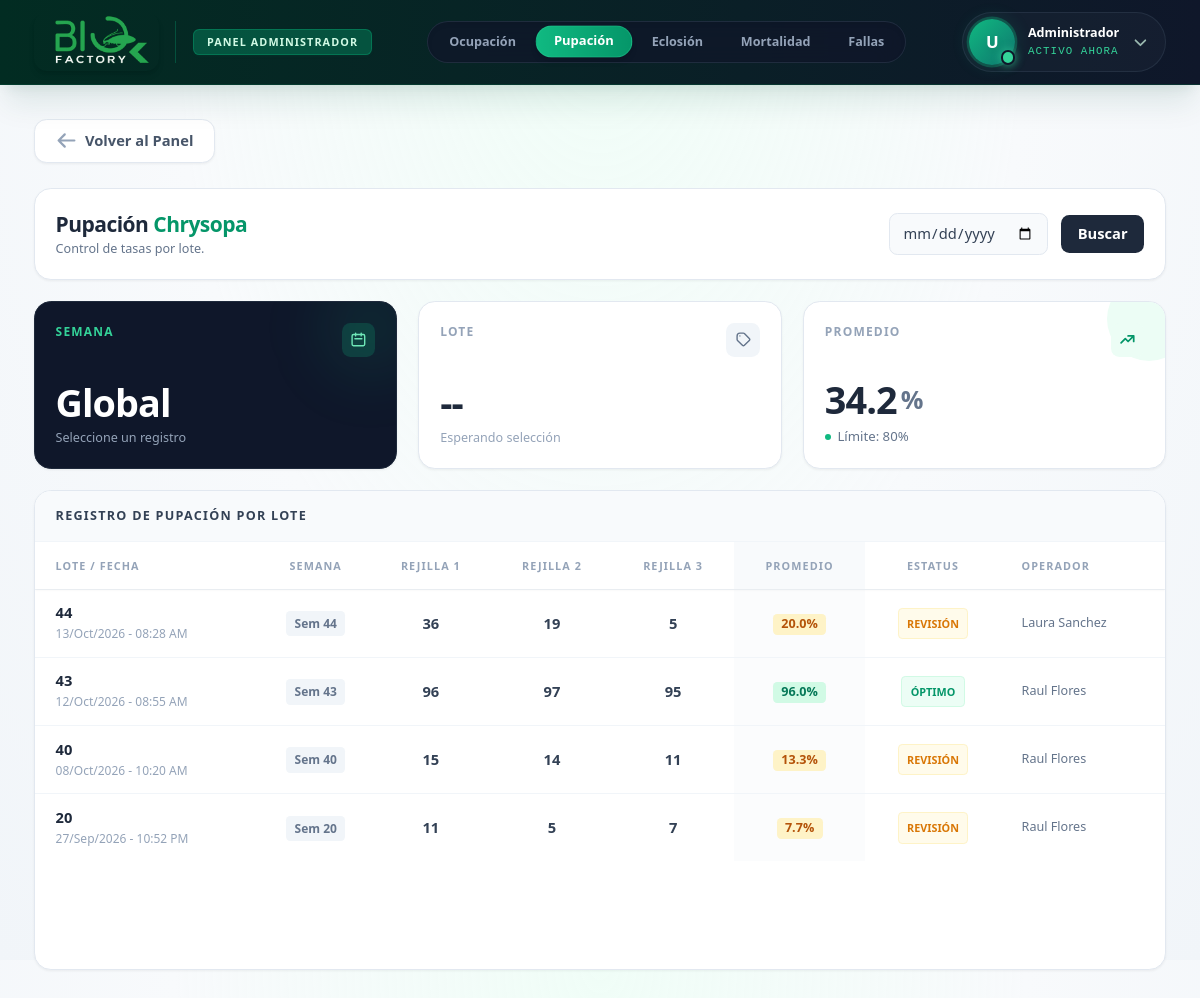
The page /admin/pupacion on the database its author committed.
### tables this page shows
CREATE TABLE PROD_DETALLE_CHRYSOPA (
    id_detallechr INTEGER PRIMARY KEY AUTOINCREMENT,
    id_lote INTEGER,
    semana INTEGER,
    id_operador INTEGER,
    fecha_registro DATETIME
);

CREATE TABLE USUARIOS (
    id_usuario INTEGER PRIMARY KEY AUTOINCREMENT,
    id_area INTEGER,
    nombre_usuario VARCHAR(150) NOT NULL,
    puesto VARCHAR(100),
    nip_firma VARCHAR(50)
, estatus TEXT DEFAULT 'Activo');

### routes/admin.py (the view)
@admin_bp.route('/pupacion')
def pupacion():
    try:
        conn = get_db_connection()
        cursor = conn.cursor()
        cursor.execute("""
            SELECT P.id_detallechr, P.id_lote, P.semana, P.fecha_registro, U.nombre_usuario
            FROM PROD_DETALLE_CHRYSOPA P
            JOIN USUARIOS U ON P.id_operador = U.id_usuario
            WHERE P.id_detallechr IN (SELECT DISTINCT id_detallechr FROM PUPACION)
            ORDER BY P.id_detallechr DESC
        """)
        lotes = cursor.fetchall()
        historial = []
        suma_promedios = 0
        for lote in lotes:
            cursor.execute("SELECT numero_orificio, cantidad FROM PUPACION WHERE id_detallechr = ?", (lote['id_detallechr'],))
            orificios = cursor.fetchall()
            r1 = sum(1 for o in orificios if 1 <= o['numero_orificio'] <= 100 and o['cantidad'] > 0)
            r2 = sum(1 for o in orificios if 101 <= o['numero_orificio'] <= 200 and o['cantidad'] > 0)
            r3 = sum(1 for o in orificios if 201 <= o['numero_orificio'] <= 300 and o['cantidad'] > 0)
            promedio = round((r1 + r2 + r3) / 3, 1)
            suma_promedios += promedio
            try:
                fecha_obj = datetime.strptime(lote['fecha_registro'], '%Y-%m-%d %H:%M:%S')
                fecha_str = fecha_obj.strftime('%d/%b/%Y - %I:%M %p')
                fecha_iso = fecha_obj.strftime('%Y-%m-%d')
            except:
                fecha_str = fecha_iso = lote['fecha_registro']
            estatus = "Óptimo" if promedio >= 80.0 else "Requiere Revisión"
            historial.append({
                'lote': lote['id_lote'], 'semana': lote['semana'],
                'fecha_str': fecha_str, 'fecha_iso': fecha_iso, 'operador': lote['nombre_usuario'],
                'r1': r1, 'r2': r2, 'r3': r3, 'promedio': promedio, 'estatus': estatus
            })
        promedio_global = round(suma_promedios / len(historial), 1) if historial else 0.0
        conn.close()
    except Exception as e:
        print("Error en admin pupación:", e)
        historial = []; promedio_global = 0.0
    return render_template('admin/chrysopa/pupacion.html', historial=historial, promedio_global=promedio_global)

### routes/admin.py (called while the page is built)
def get_db_connection():
    conn = sqlite3.connect('Bd_SIO-AGRO.db', isolation_level=None)
    conn.row_factory = sqlite3.Row
    return conn

### templates/admin/chrysopa/pupacion.html (shortened to what this page needs)
{% extends "admin/base_admin.html" %}
{% block navbar_menu %}
<div class="w-full max-w-full overflow-x-auto hide-scroll flex justify-start sm:justify-center px-3 py-1">
    <div class="inline-flex items-center gap-1 p-1 bg-slate-900/80 rounded-full border border-slate-700/50 backdrop-blur-md shadow-inner flex-nowrap min-w-max">
        <a href="{{ url_for('admin.ocupacion') }}"
           class="px-4 py-1.5 rounded-full text-xs font-bold text-slate-400 hover:text-white hover:bg-slate-800/80 transition-all whitespace-nowrap">
            Ocupación
        </a>
        <a href="{{ url_for('admin.pupacion') }}"
           class="px-4 py-1.5 rounded-full text-xs font-black text-white bg-gradient-to-r from-emerald-500 to-emerald-600 shadow-md border border-emerald-400/30 scale-[1.03] transition-all cursor-default whitespace-nowrap">
            Pupación
        </a>
        <a href="{{ url_for('admin.eclosion') }}"
           class="px-4 py-1.5 rounded-full text-xs font-bold text-slate-400 hover:text-white hover:bg-slate-800/80 transition-all whitespace-nowrap">
            Eclosión
        </a>
        <a href="{{ url_for('admin.mortalidad') }}"
           class="px-4 py-1.5 rounded-full text-xs font-bold text-slate-400 hover:text-white hover:bg-slate-800/80 transition-all whitespace-nowrap">
            Mortalidad
        </a>
        <a href="{{ url_for('admin.fallas') }}"
           class="px-4 py-1.5 rounded-full text-xs font-bold text-slate-400 hover:text-white hover:bg-slate-800/80 transition-all whitespace-nowrap">
            Fallas
        </a>
    </div>
</div>
{% endblock %}
{% block content %}
    <div class="w-full max-w-6xl mx-auto flex flex-col gap-5 pb-16 mb-8">
        <div class="flex flex-col md:flex-row justify-between items-start md:items-center bg-white p-5 rounded-2xl shadow-sm border border-slate-200 gap-4">
            <div>
                <h1 class="text-xl font-black text-slate-800 tracking-tight">Pupación <span class="text-emerald-600">Chrysopa</span></h1>
                <p class="text-xs text-slate-500 font-medium mt-0.5">Control de tasas por lote.</p>
            </div>
            <div class="flex items-center gap-3 w-full md:w-auto">
                <input type="date" id="dateSearch" class="border border-slate-200 rounded-lg px-3 py-2 text-sm text-slate-700 focus:ring-2 focus:ring-emerald-500 bg-slate-50">
                <button id="btnSearch" class="bg-slate-800 text-white px-4 py-2 rounded-lg text-sm font-bold hover:bg-slate-900 transition-all">Buscar</button>
            </div>
        </div>
        <div class="grid grid-cols-1 md:grid-cols-3 gap-5">
            <div class="bg-slate-900 p-5 rounded-2xl shadow-sm border border-slate-800 relative overflow-hidden flex flex-col justify-between min-h-[140px]">
                <div class="absolute -right-6 -top-6 w-24 h-24 bg-emerald-500/10 rounded-full blur-xl pointer-events-none"></div>
                <div class="relative z-10 flex justify-between items-start">
                    <h3 class="text-emerald-400 text-[10px] font-bold uppercase tracking-widest">Semana</h3>
                    <div class="w-8 h-8 rounded-lg bg-emerald-500/20 text-emerald-300 flex items-center justify-center">
                        <svg class="w-4 h-4" fill="none" stroke="currentColor" viewBox="0 0 24 24"><path stroke-linecap="round" stroke-linejoin="round" stroke-width="2" d="M8 7V3m8 4V3m-9 8h10M5 21h14a2 2 0 002-2V7a2 2 0 00-2-2H5a2 2 0 00-2 2v12a2 2 0 002 2z"></path></svg>
                    </div>
                </div>
                <div class="relative z-10 mt-auto pt-2">
                    <p id="valSemana" class="text-4xl font-black text-white tracking-tight leading-none">Global</p>
                    <span id="subSemana" class="text-xs text-slate-400 font-medium mt-2 block">Seleccione un registro</span>
                </div>
            </div>
            <div class="bg-white p-5 rounded-2xl shadow-sm border border-slate-200 relative overflow-hidden flex flex-col justify-between min-h-[140px]">
                <div class="relative z-10 flex justify-between items-start">
                    <h3 class="text-slate-400 text-[10px] font-bold uppercase tracking-widest">Lote</h3>
                    <div class="w-8 h-8 rounded-lg bg-slate-100 text-slate-500 flex items-center justify-center">
                        <svg class="w-4 h-4" fill="none" stroke="currentColor" viewBox="0 0 24 24"><path stroke-linecap="round" stroke-linejoin="round" stroke-width="2" d="M7 7h.01M7 3h5c.512 0 1.024.195 1.414.586l7 7a2 2 0 010 2.828l-7 7a2 2 0 01-2.828 0l-7-7A1.994 1.994 0 013 12V7a4 4 0 014-4z"></path></svg>
                    </div>
                </div>
                <div class="relative z-10 mt-auto pt-2">
                    <p id="valLote" class="text-4xl font-black text-slate-800 tracking-tight leading-none">--</p>
                    <span id="subLote" class="text-xs text-slate-400 font-medium mt-2 block">Esperando selección</span>
                </div>
            </div>
            <div class="bg-white p-5 rounded-2xl shadow-sm border border-slate-200 relative overflow-hidden flex flex-col justify-between min-h-[140px]">
                <div class="relative z-10 flex justify-between items-start">
                    <h3 class="text-slate-400 text-[10px] font-bold uppercase tracking-widest">Promedio</h3>
                    <div id="iconBoxPromedio" class="w-8 h-8 rounded-lg bg-emerald-50 text-emerald-600 flex items-center justify-center transition-colors duration-500">
                        <svg class="w-4 h-4" fill="none" stroke="currentColor" viewBox="0 0 24 24"><path stroke-linecap="round" stroke-linejoin="round" stroke-width="2.5" d="M13 7h8m0 0v8m0-8l-8 8-4-4-6 6"></path></svg>
                    </div>
                </div>
                <div class="relative z-10 mt-auto pt-2">
                    <div class="flex items-end gap-1">
                        <p id="valPromedio" class="text-4xl font-black text-slate-800 tracking-tight leading-none transition-colors duration-500" data-global="{{ promedio_global }}">{{ promedio_global }}</p>
                        <span id="symbolPromedio" class="text-2xl font-bold text-slate-500 mb-0.5 transition-colors duration-500">%</span>
                    </div>
                    <div class="flex items-center gap-1.5 mt-2">
                        <div id="dotPromedio" class="w-1.5 h-1.5 rounded-full bg-emerald-500 transition-colors duration-500"></div>
                        <span id="subPromedio" class="text-[11px] text-slate-500 font-medium transition-colors">Límite: 80%</span>
                    </div>
                </div>
            </div>
        </div>
        <div class="bg-white rounded-2xl shadow-sm border border-slate-200 overflow-hidden flex flex-col flex-1 min-h-[400px]">
            <div class="bg-slate-50 border-b border-slate-100 px-5 py-4">
                <h2 class="text-xs font-bold text-slate-700 uppercase tracking-widest">Registro de Pupación por Lote</h2>
            </div>
            <div class="overflow-x-auto overflow-y-auto max-h-[55vh]" id="scrollTable">
                <table class="min-w-full divide-y divide-slate-100 text-sm">
                    <thead class="bg-white text-slate-400 sticky top-0 z-10 shadow-sm">
                        <tr>
                            <th class="px-5 py-3 text-left font-black uppercase tracking-widest text-[9px]">Lote / Fecha</th>
                            <th class="px-3 py-3 text-center font-black uppercase tracking-widest text-[9px]">Semana</th>
                            <th class="px-4 py-3 text-center font-black uppercase tracking-widest text-[9px]">Rejilla 1</th>
                            <th class="px-4 py-3 text-center font-black uppercase tracking-widest text-[9px]">Rejilla 2</th>
                            <th class="px-4 py-3 text-center font-black uppercase tracking-widest text-[9px]">Rejilla 3</th>
                            <th class="px-4 py-3 text-center font-black uppercase tracking-widest text-[9px] bg-slate-50">Promedio</th>
                            <th class="px-4 py-3 text-center font-black uppercase tracking-widest text-[9px]">Estatus</th>
                            <th class="px-5 py-3 text-left font-black uppercase tracking-widest text-[9px]">Operador</th>
                        </tr>
                    </thead>
                    <tbody class="divide-y divide-slate-100 bg-white" id="lotesTableBody">
                        {% for reg in historial %}
                        <tr class="data-row hover:bg-slate-50 cursor-pointer transition-colors" data-lote="{{ reg.lote }}" data-semana="{{ reg.semana }}" data-fecha="{{ reg.fecha_iso }}" data-promedio="{{ reg.promedio }}" data-estado="{{ reg.estatus }}">
                            <td class="px-5 py-3 whitespace-nowrap">
                                <div class="font-bold text-slate-800 text-sm">{{ reg.lote }}</div>
                                <div class="text-[10px] text-slate-400 font-medium">{{ reg.fecha_str }}</div>
                            </td>
                            <td class="px-3 py-3 whitespace-nowrap text-center">
                                <span class="text-[10px] font-bold text-slate-500 bg-slate-100 px-2 py-1 rounded">Sem {{ reg.semana }}</span>
                            </td>
                            <td class="px-4 py-3 whitespace-nowrap text-center">
                                <div class="text-slate-700 font-bold text-sm">{{ reg.r1 }}</div>
                            </td>
                            <td class="px-4 py-3 whitespace-nowrap text-center">
                                <div class="text-slate-700 font-bold text-sm">{{ reg.r2 }}</div>
                            </td>
                            <td class="px-4 py-3 whitespace-nowrap text-center">
                                <div class="text-slate-700 font-bold text-sm">{{ reg.r3 }}</div>
                            </td>
                            <td class="px-4 py-3 whitespace-nowrap text-center bg-slate-50/50">
                                <span class="inline-flex items-center px-2 py-0.5 rounded text-xs font-black {% if reg.promedio >= 80.0 %}text-emerald-700 bg-emerald-100{% else %}text-amber-700 bg-amber-100{% endif %}">{{ reg.promedio }}%</span>
                            </td>
                            <td class="px-4 py-3 whitespace-nowrap text-center">
                                {% if reg.promedio >= 80.0 %}
                                    <span class="inline-flex items-center px-2 py-1 rounded text-[9px] font-extrabold bg-emerald-50 text-emerald-600 border border-emerald-100">ÓPTIMO</span>
                                {% else %}
                                    <span class="inline-flex items-center px-2 py-1 rounded text-[9px] font-extrabold bg-amber-50 text-amber-600 border border-amber-100">REVISIÓN</span>
                                {% endif %}
                            </td>
                            <td class="px-5 py-3 whitespace-nowrap text-slate-500 text-xs font-medium">{{ reg.operador }}</td>
                        </tr>
                        {% else %}
                        <tr>
                            <td colspan="8" class="px-5 py-8 text-center text-slate-400 text-sm font-medium">Aún no hay registros de pupación en la base de datos.</td>
                        </tr>
                        {% endfor %}
                    </tbody>
                </table>
            </div>
        </div>
    </div>
{% endblock %}

### templates/admin/base_admin.html (style rules this page uses)
@media (min-width: 1024px) { html { zoom: 120%; } }

### rows shown on the page
PROD_DETALLE_CHRYSOPA: lote "44", fecha_str "13/Oct/2026 - 08:28 AM", semana "44", r1 "36", r2 "19", r3 "5", promedio "20.0", shows "REVISIÓN", operador "Laura Sanchez"
PROD_DETALLE_CHRYSOPA: lote "43", fecha_str "12/Oct/2026 - 08:55 AM", semana "43", r1 "96", r2 "97", r3 "95", promedio "96.0", shows "ÓPTIMO", operador "Raul Flores"
PROD_DETALLE_CHRYSOPA: lote "40", fecha_str "08/Oct/2026 - 10:20 AM", semana "40", r1 "15", r2 "14", r3 "11", promedio "13.3", shows "REVISIÓN", operador "Raul Flores"
PROD_DETALLE_CHRYSOPA: lote "20", fecha_str "27/Sep/2026 - 10:52 PM", semana "20", r1 "11", r2 "5", r3 "7", promedio "7.7", shows "REVISIÓN", operador "Raul Flores"

### other values the page prints
{{ session.get('nombre', 'U')[0]|upper if session.get('nombre') else 'U' }} "U"
{{ session.get('nombre', 'Administrador') }} "Administrador"
{{ promedio_global }} "34.2"
